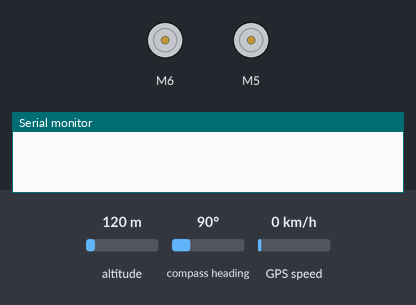
This sketch was run on a simulated Arduino Uno, built with avr-gcc and run on an emulated ATmega328P. Parts: 2 × DC motor (green arrow = forward, orange = backward, longer = faster), the last lines printed to the serial monitor. The inputs (shaded band) are chosen by the test bench; at power-on: altitude 120 m, compass heading 90°, GPS speed 0 km/h. The GPS gets a fix after 3 s at 37.7749, -122.4194 with 8 satellites. At 10.3 s the program stops and its outputs stay as they are.

Above: at 0.0 s.
At 10.2 s:
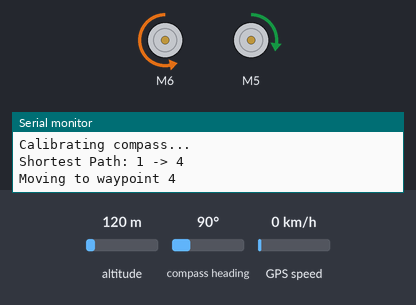
Timing chart, 0 to 11.7 s (numbered marks = the images above):
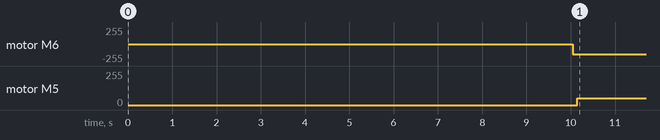

The sketch:

shortestpath.ino
```cpp
#include <CytronMotorDriver.h>
#include <QMC5883LCompass.h>
#include <TinyGPS++.h>
#include <SoftwareSerial.h>
#include <Wire.h>

#define _PI 3.14159265358979323846
#define NUM_POINTS 6

static const int RXPin = 4, TXPin = 3;
static const uint32_t GPSBaud = 4800;

SoftwareSerial ss(RXPin, TXPin);
TinyGPSPlus gps;
QMC5883LCompass compass;

CytronMD Fmotor(PWM_DIR, 5, 4);
CytronMD Tmotor(PWM_DIR, 6, 7);

float targetLocation[NUM_POINTS][2] = {
    {13.72917, 100.52389},
    {13.59556, 100.60722},
    {17.53917, 102.78444},
    {13.85083, 100.52222},
    {13.36222, 100.98333},
    {14.97500, 102.10000}
};

float distanceMatrix[NUM_POINTS][NUM_POINTS];

int s_speed = 50, r_speed = 50, l_speed = 50, b_speed = -50;
int TR_speed = -150, TL_speed = 150;

void setup() {
    Serial.begin(115200);
    ss.begin(GPSBaud);

    compass.init();
    compasscalibration();
    setupDistanceMatrix();

    int path[NUM_POINTS];
    int pathLength = findShortestPath(1, 4, path);

    Serial.print("Shortest Path: ");
    for (int i = 0; i < pathLength; i++) {
        Serial.print(path[i]);
        if (i < pathLength - 1) Serial.print(" -> ");
    }
    Serial.println();

    moveCar(path, pathLength);
}

void loop() {
}

// Move the car along the shortest path
void moveCar(int path[], int pathLength) {
    for (int i = 0; i < pathLength - 1; i++) {
        int currentPoint = path[i];
        int nextPoint = path[i + 1];

        Serial.print("Moving to waypoint ");
        Serial.println(nextPoint);

        moveTo(targetLocation[nextPoint][0], targetLocation[nextPoint][1]);
    }
    Serial.println("Arrived at destination! 🚗💨");
    stop();
}

// Move the car to a specific GPS coordinate
void moveTo(float targetLat, float targetLon) {
    while (true) {
        if (ss.available() > 0) gps.encode(ss.read());

        if (gps.location.isValid()) {
            float currentLat = gps.location.lat();
            float currentLon = gps.location.lng();

            float distanceToTarget = getDistance(currentLat, currentLon, targetLat, targetLon);
            if (distanceToTarget < 5) {
                stop();
                Serial.println("Reached waypoint!");
                delay(1000);
                return;
            }

            float bearing = calculateBearing(currentLat, currentLon, targetLat, targetLon);
            adjustDirection(bearing);
            forward();
        }
    }
}

// Adjust direction using compass
void adjustDirection(float targetBearing) {
    while (true) {
        float currentHeading = getHeading();
        float diff = targetBearing - currentHeading;

        if (abs(diff) < 5) break;

        if (diff > 0) right();
        else left();
    }
    stop();
}

// Function to calculate GPS bearing
float calculateBearing(float lat1, float lon1, float lat2, float lon2) {
    float dLon = radians(lon2 - lon1);
    float y = sin(dLon) * cos(radians(lat2));
    float x = cos(radians(lat1)) * sin(radians(lat2)) - sin(radians(lat1)) * cos(radians(lat2)) * cos(dLon);

    float bearing = atan2(y, x) * 180.0 / _PI;
    if (bearing < 0) bearing += 360;

    return bearing;
}

void setupDistanceMatrix() {
    for (int i = 0; i < NUM_POINTS; i++) {
        for (int j = 0; j < NUM_POINTS; j++) {
            if (i == j) {
                distanceMatrix[i][j] = 0;
            } else {
                distanceMatrix[i][j] = getDistance(targetLocation[i][0], targetLocation[i][1],
                                                   targetLocation[j][0], targetLocation[j][1]);
            }
        }
    }
}

int findShortestPath(int start, int end, int path[]) {
    float minDist[NUM_POINTS];
    bool visited[NUM_POINTS];
    int previous[NUM_POINTS];

    for (int i = 0; i < NUM_POINTS; i++) {
        minDist[i] = 1e6;
        visited[i] = false;
        previous[i] = -1;
    }
    minDist[start] = 0;

    for (int i = 0; i < NUM_POINTS; i++) {
        int u = -1;
        float minValue = 1e6;

        for (int j = 0; j < NUM_POINTS; j++) {
            if (!visited[j] && minDist[j] < minValue) {
                u = j;
                minValue = minDist[j];
            }
        }

        if (u == -1) break;
        visited[u] = true;

        for (int v = 0; v < NUM_POINTS; v++) {
            if (!visited[v] && distanceMatrix[u][v] > 0) {
                float alt = minDist[u] + distanceMatrix[u][v];
                if (alt < minDist[v]) {
                    minDist[v] = alt;
                    previous[v] = u;
                }
            }
        }
    }

    int count = 0;
    for (int at = end; at != -1; at = previous[at]) {
        path[count++] = at;
    }

    for (int i = 0; i < count / 2; i++) {
        int temp = path[i];
        path[i] = path[count - 1 - i];
        path[count - 1 - i] = temp;
    }

    return count;
}

float getDistance(float lat1, float lon1, float lat2, float lon2) {
    float R = 6371000;
    float dLat = radians(lat2 - lat1);
    float dLon = radians(lon2 - lon1);

    float a = sin(dLat / 2) * sin(dLat / 2) +
              cos(radians(lat1)) * cos(radians(lat2)) *
              sin(dLon / 2) * sin(dLon / 2);

    float c = 2 * atan2(sqrt(a), sqrt(1 - a));
    return R * c;
}

float getHeading() {
    int x = compass.getX();
    int y = compass.getY();

    float heading = atan2(y, x) * 180.0 / _PI;
    if (heading < 0) heading += 360;

    heading += 3.2;
    if (heading > 360) heading -= 360;

    return heading;
}

void compasscalibration() {
    Serial.println("Calibrating compass...");

    unsigned long startTime = millis();
    while (millis() - startTime < 10000) {
        compass.calibrate();
    }
}

void stop() { Fmotor.setSpeed(0); Tmotor.setSpeed(0); }
void forward() { Fmotor.setSpeed(s_speed); }
void right() { Tmotor.setSpeed(TR_speed); delay(100); Fmotor.setSpeed(r_speed); }
void left() { Tmotor.setSpeed(TL_speed); delay(100); Fmotor.setSpeed(l_speed); }
void backward() { Fmotor.setSpeed(b_speed); }
```

Measured:
- by itself, motor M6: stopped → backward 150/255 at 10.0 s
- by itself, motor M5: stopped → forward 50/255 at 10.1 s
